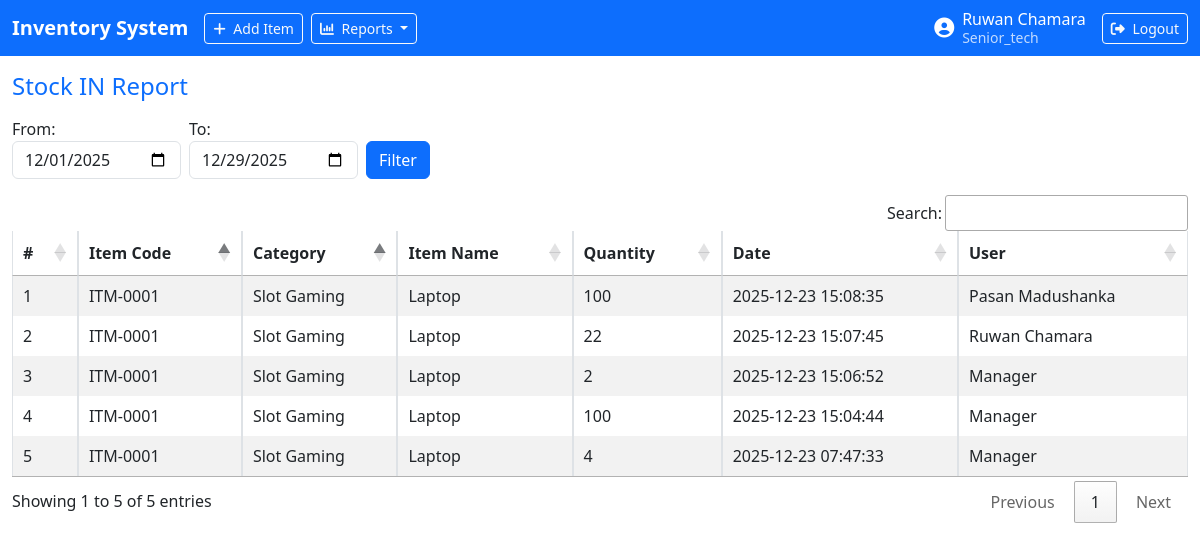
/reports/stock_in_report.php (signed in), run on the app's committed database.
### tables this page shows
CREATE TABLE `inventory_logs` (
  `id` int(11) NOT NULL,
  `item_id` int(11) NOT NULL,
  `user_id` int(11) NOT NULL,
  `action` enum('IN','OUT') NOT NULL,
  `quantity` int(11) NOT NULL,
  `remark` varchar(255) DEFAULT NULL,
  `created_at` timestamp NULL DEFAULT current_timestamp()
);

CREATE TABLE `items` (
  `id` int(11) NOT NULL,
  `item_code` varchar(20) NOT NULL,
  `item_name` varchar(100) NOT NULL,
  `description` text DEFAULT NULL,
  `quantity` int(11) DEFAULT 0,
  `min_quantity` int(11) DEFAULT 10,
  `category_id` int(11) DEFAULT NULL,
  `created_at` timestamp NULL DEFAULT current_timestamp()
);

CREATE TABLE `categories` (
  `id` int(11) NOT NULL,
  `category_name` varchar(100) NOT NULL
);

CREATE TABLE `users` (
  `id` int(11) NOT NULL,
  `person_name` varchar(100) NOT NULL,
  `username` varchar(50) NOT NULL,
  `password` varchar(255) NOT NULL,
  `role` enum('manager','senior_tech','tech') NOT NULL,
  `created_at` timestamp NULL DEFAULT current_timestamp(),
  `login_status` enum('enabled','disabled') NOT NULL DEFAULT 'enabled'
);

### config/Db.php (called while the page is built, shortened)
<?php
class Db {
    protected static $connection;
    public function connect() {
        if(!isset(self::$connection)) {
            $config = parse_ini_file('config.ini');
            self::$connection = new mysqli($config['servername'],$config['username'],$config['password'],$config['dbname']);
        }
        return self::$connection;
    }
    public function query($query) {
        $connection = $this -> connect();
        $result = $connection -> query($query);
        return $result;
    }
    public function select($query) {
        $rows = array();
        $result = $this -> query($query);
        while ($row = $result -> fetch_assoc()) {
            $rows[] = $row;
        }
        return $rows;
    }
}
?>

### reports/stock_in_report.php (the view, shortened to what this page needs)
<?php
$db = new Db();
$from = $_GET['from'] ?? date('Y-m-01');
$to = $_GET['to'] ?? date('Y-m-d');
$logs = $db->select("
    SELECT c.category_name, i.item_code, i.item_name, l.quantity, l.created_at, u.person_name
    FROM inventory_logs l
    JOIN items i ON i.id=l.item_id
    JOIN categories c ON c.id=i.category_id
    JOIN users u ON u.id=l.user_id
    WHERE l.action='IN' AND DATE(l.created_at) BETWEEN '$from' AND '$to'
    ORDER BY c.category_name, i.item_name, l.created_at DESC
");
?>
<!DOCTYPE html>
<html lang="en">
<head>
<link href="https://cdn.jsdelivr.net/npm/bootstrap@5.3.0/dist/css/bootstrap.min.css" rel="stylesheet">
<link rel="stylesheet" href="https://cdn.datatables.net/1.13.6/css/jquery.dataTables.min.css">
<link rel="stylesheet" href="https://cdn.datatables.net/buttons/2.4.1/css/buttons.dataTables.min.css">
<link rel="stylesheet" href="https://cdnjs.cloudflare.com/ajax/libs/font-awesome/6.5.1/css/all.min.css">
</head>
<body>
<?php include '../header.php';?>
<div class="container-fluid py-5">
  <h4 class="mb-3 text-primary">Stock IN Report</h4>
  <form method="get" class="row g-2 mb-3">
    <div class="col-auto">
      <label>From:</label>
      <input type="date" name="from" class="form-control" value="<?= $from ?>">
    </div>
    <div class="col-auto">
      <label>To:</label>
      <input type="date" name="to" class="form-control" value="<?= $to ?>">
    </div>
    <div class="col-auto align-self-end">
      <button class="btn btn-primary">Filter</button>
    </div>
  </form>
  <div class="table-responsive">
    <table id="logsTable" class="table table-bordered table-striped table-sm">
      <thead>
        <tr>
          <th>#</th>
          <th>Item Code</th>
          <th>Category</th>
          <th>Item Name</th>
          <th>Quantity</th>
          <th>Date</th>
          <th>User</th>
        </tr>
      </thead>
      <tbody>
        <?php $i=1; foreach($logs as $l): ?>
        <tr>
          <td><?= $i ?></td>
          <td><?= htmlspecialchars($l['item_code']) ?></td>
          <td><?= htmlspecialchars($l['category_name']) ?></td>
          <td><?= htmlspecialchars($l['item_name']) ?></td>
          <td><?= $l['quantity'] ?></td>
          <td><?= $l['created_at'] ?></td>
          <td><?= htmlspecialchars($l['person_name']) ?></td>
        </tr>
        <?php $i++; endforeach; ?>
      </tbody>
    </table>
  </div>
</div>
</body>
</html>

### data on the page
inventory_logs: item.item_code "ITM-0001", categories.category_name "Slot Gaming", item.item_name "Laptop", quantity "100", created_at "2025-12-23 15:08:35", user.person_name "Pasan Madushanka"
inventory_logs: item.item_code "ITM-0001", categories.category_name "Slot Gaming", item.item_name "Laptop", quantity "22", created_at "2025-12-23 15:07:45", user.person_name "Ruwan Chamara"
inventory_logs: item.item_code "ITM-0001", categories.category_name "Slot Gaming", item.item_name "Laptop", quantity "2", created_at "2025-12-23 15:06:52", user.person_name "Manager"
inventory_logs: item.item_code "ITM-0001", categories.category_name "Slot Gaming", item.item_name "Laptop", quantity "100", created_at "2025-12-23 15:04:44", user.person_name "Manager"
inventory_logs: item.item_code "ITM-0001", categories.category_name "Slot Gaming", item.item_name "Laptop", quantity "4", created_at "2025-12-23 07:47:33", user.person_name "Manager"

### other printed values
$_SESSION['person_name'] "Ruwan Chamara"
$_SESSION['role'] "Senior_tech"
